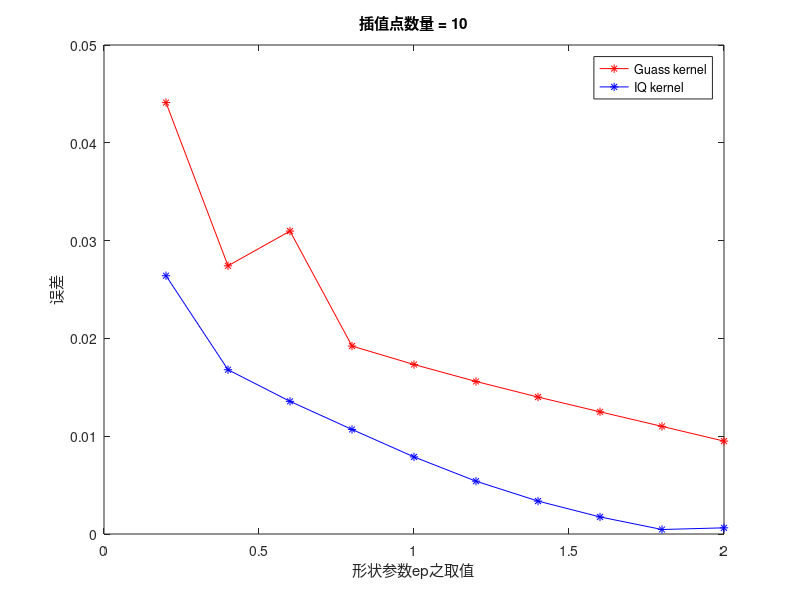
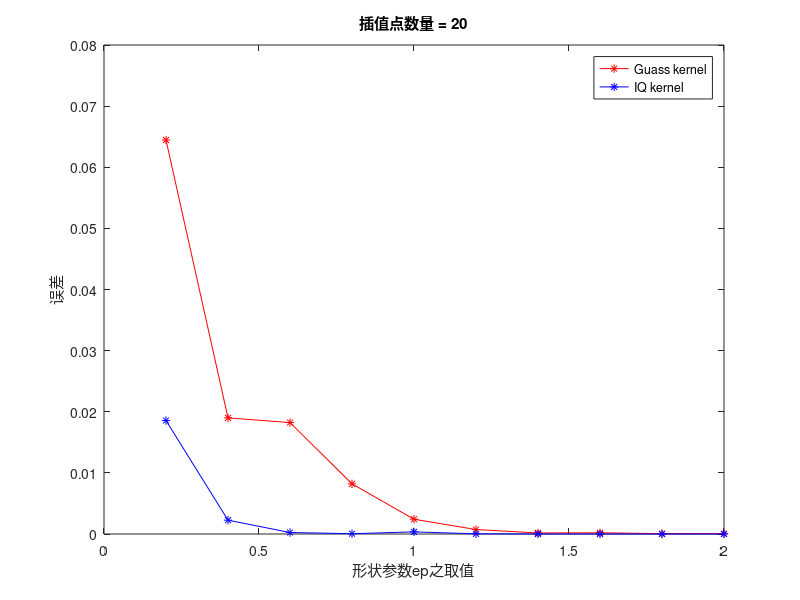
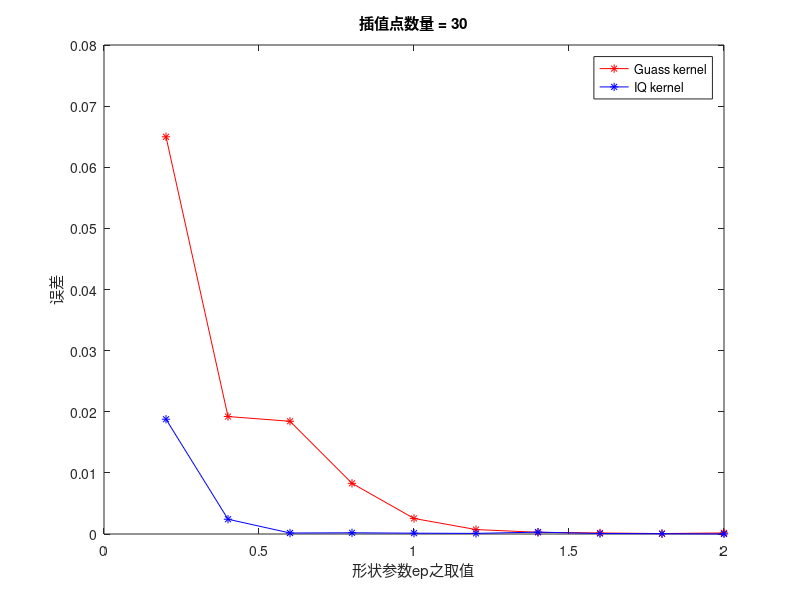
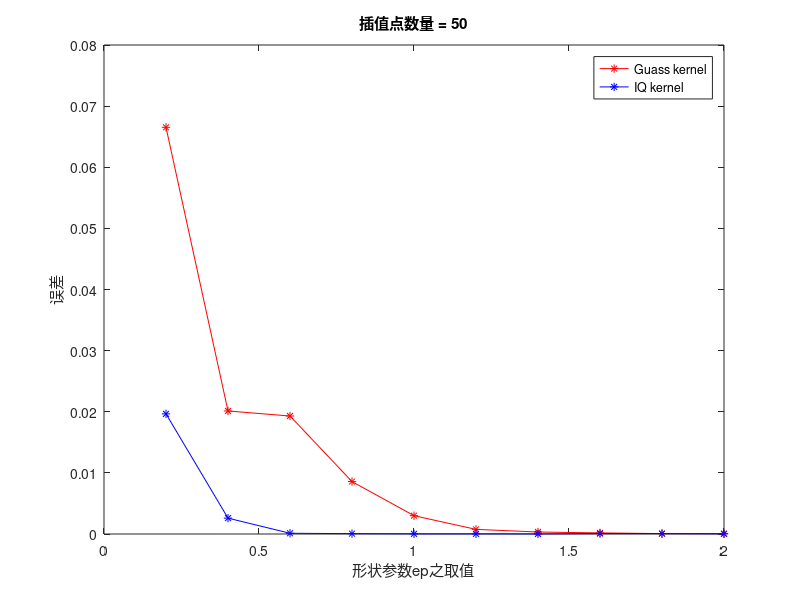

Reproduce these figures in MATLAB, in order.
% 定义Franke函数
Franke = @(x,y) 0.75*exp(-((9*x-2).^2 + (9*y-2).^2)/4) + ...
              0.75*exp(-((9*x+1).^2)/49 - ((9*y+1).^2)/10) + ...
              0.5 *exp(-((9*x-7).^2 + (9*y-3).^2)/4) - ...
              0.2 *exp(-((9*x-4).^2 + (9*y-7).^2));
%取一组形状参数
ep = [0.2,0.4,0.6,0.8,1.0,1.2,1.4,1.6,1.8,2.0];
N = [10,20,30,50,70,90,110,130];
conj = zeros(length(N),1);
for m =1: length(N)
 %取10个插值点
    X_inter = linspace(0, 1, N(m));
    Y_inter = linspace(0,1, N(m));
%取20个点计算点
    x = linspace(0,1,20);
    y = linspace(0,1,20);
    A = [x',y'];
    coord = [X_inter',Y_inter'];
    F_values = Franke(X_inter,Y_inter);
    distances = pdist2(coord,coord);
%什么是径向基函数(RBF)插值技术？简单来说就是使用一组径向基的线性组合逼近一个难以计算的函数
%我们考虑两个径向基：Gauss 和 inverse quadratic
%-------Gauss kernel 
    RMES_1 = zeros(10,1);
    for j = 1:10
        temp = 0;
        basis_func_1 = exp(-(ep(j)*distances).^2);
        coefficients = pinv(basis_func_1)*F_values';
        X = zeros(length(X_inter),1);
        for k = 1:20
            for i =1:length(X_inter)
                X(i) = norm(A(k,:)-coord(i,:));
            end
        basis_func_1_val = exp(-(ep(j)*X).^2);
        f_val = coefficients'*basis_func_1_val;
        f_ture = Franke(A(k,1),A(k,2)); 
        t = (f_ture - f_val)^2;%误差
        temp = temp + t; %残差累计
        end
        RMES_1(j) = sqrt(temp/20);%均分根
    end

    disp(RMES_1);
    figure
    plot(ep,RMES_1,'r-*')
    title(['插值点数量 = ', num2str(N(m))]);
    
%------------inverse quadratic kernel
    RMES_2 = zeros(10,1);
    for j = 1:10
        temp = 0;
        basis_func_2 = 1./(1+(ep(j)*distances).^2);
        coefficients = pinv(basis_func_2)*F_values';
        X = zeros(length(X_inter),1);
        for k = 1:20
             for i =1:length(X_inter)
                 X(i) = norm(A(k,:)-coord(i,:));
             end
        basis_func_2_val = 1./(1+(ep(j)*X).^2);
        f_val = coefficients'*basis_func_2_val;
        f_ture = Franke(A(k,1),A(k,2)); 
        t = (f_ture - f_val)^2;
        temp = temp + t; 
        end
        RMES_2(j) = sqrt(temp/20);
    end
    hold on
    plot(ep,RMES_2,'b-*')
    legend('Guass kernel','IQ kernel')
    xlabel('形状参数ep之取值')
    ylabel('误差')
    hold off
    conj(m) = sum(RMES_1(:)-RMES_2(:));
end
figure
plot(N,conj,'b-*');
xlabel('插值点个数')
ylabel('两种径向核的均方差之差')